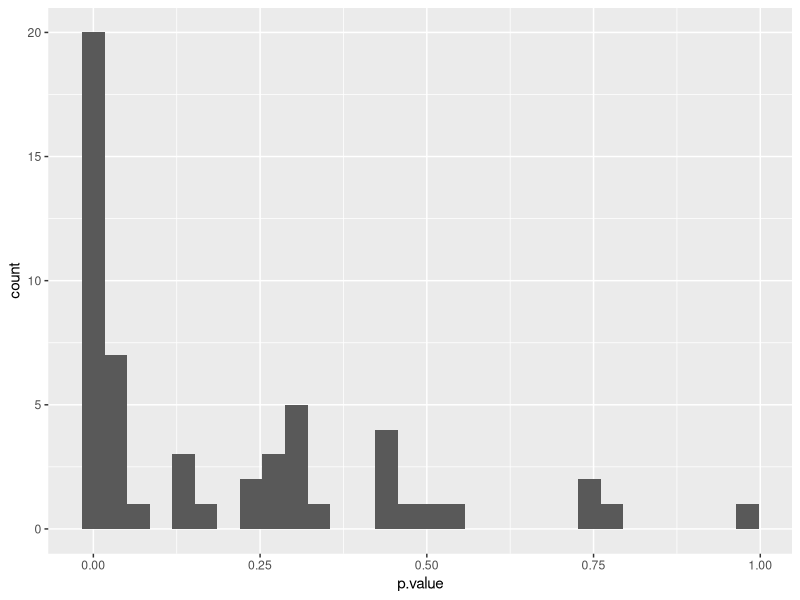
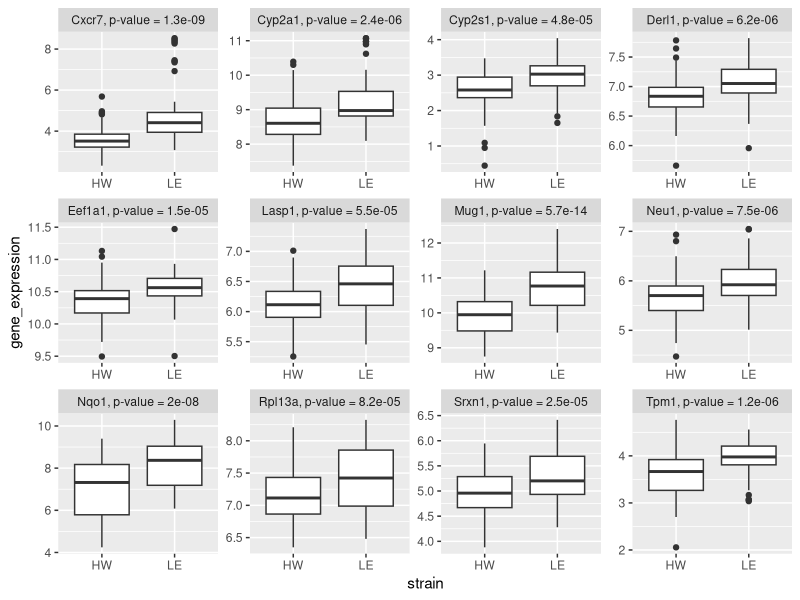
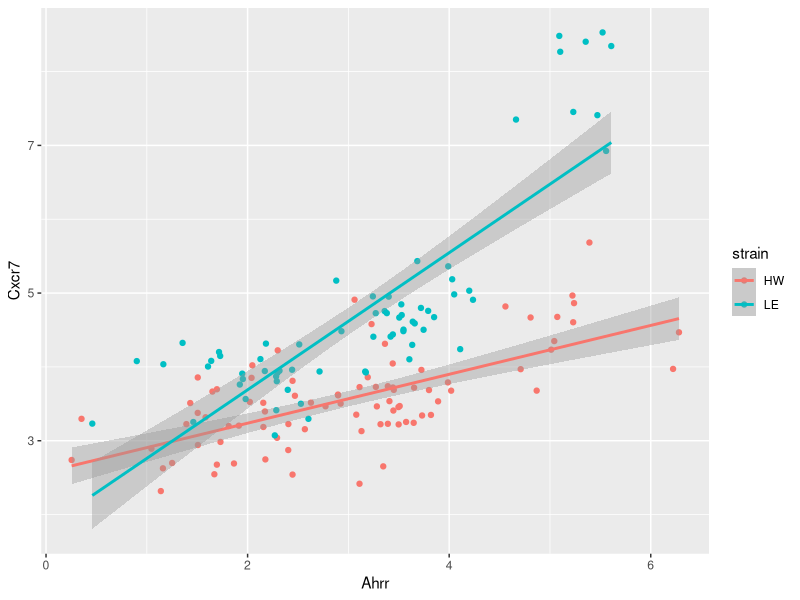
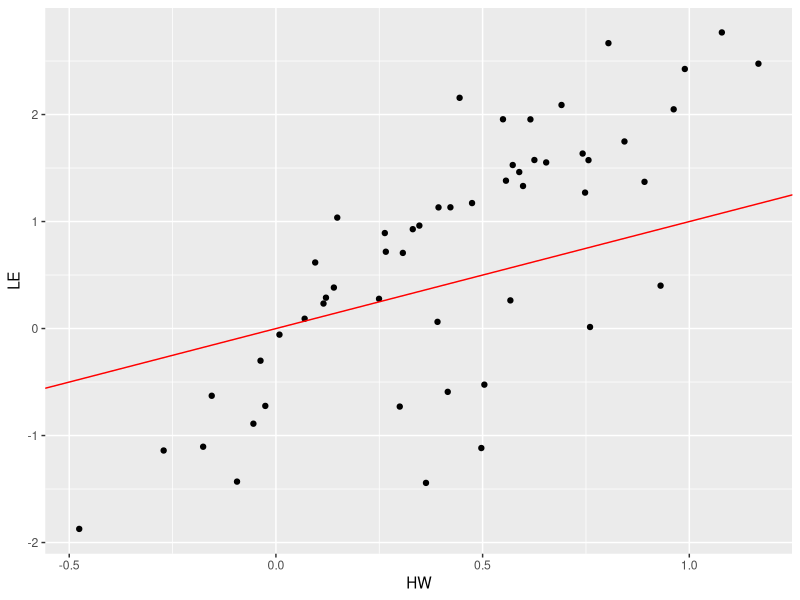
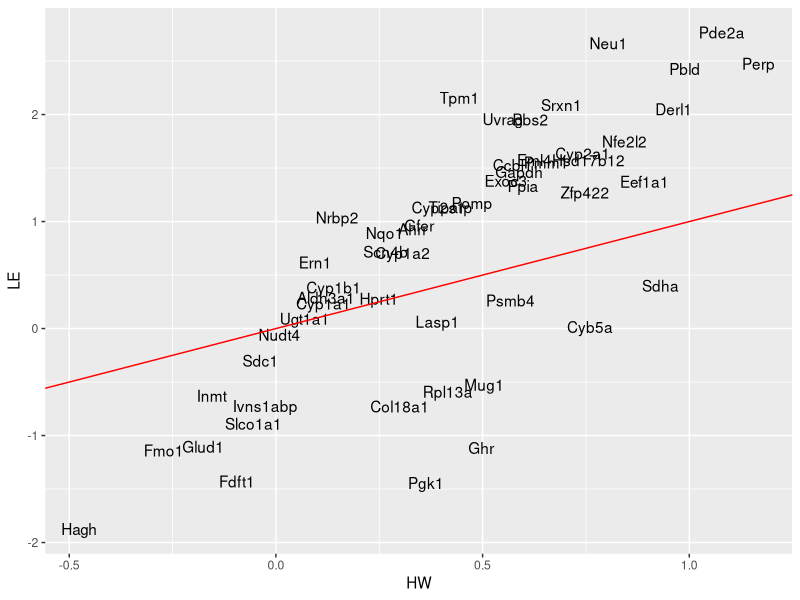

Generate these figures, in order, with R:
## ---- chunk 1
library(tidyverse)
library(skimr)
## ---- chunk 2
session3_data = read_csv(file = "data/session3_data.csv") %>% 
  dplyr::select(-time, -dose)

clean_data = session3_data %>% 
  dplyr::mutate_if(is.numeric, .funs = log)

hw_data = clean_data %>% 
  dplyr::filter(strain == "HW")

le_data = clean_data %>% 
  dplyr::filter(strain == "LE")
## ---- chunk 3
t.test(x = hw_data$Ahrr, 
       y = le_data$Ahrr)

t.test(x = hw_data$Cxcr7, 
       y = le_data$Cxcr7)

t.test(Ahrr ~ strain, data = clean_data)
## ---- chunk 4
gene_long = clean_data %>%
  tidyr::pivot_longer(
    cols = -c("strain", "sample"),
    names_to = "gene_symbols",
    values_to = "gene_expression")


gene_long


gene_nest = gene_long %>% 
  group_by(gene_symbols) %>% 
  tidyr::nest()

gene_nest

gene_nest$data[1:2]

t_test_ge = function(this_data){
  t.test(gene_expression ~ strain, data = this_data)
}


gene_test = gene_nest %>% 
  dplyr::mutate(test = purrr::map(.x = data, 
                                  .f = t_test_ge),
                test_tidy = purrr::map(.x = test,
                                       .f = broom::tidy))



gene_model_long = gene_test %>% 
  tidyr::unnest(test_tidy)


gene_model_long %>% 
  ggplot(aes(x = p.value)) +
  geom_histogram()


gene_model_long %>% 
  dplyr::filter(p.value < 0.0001) %>% 
  tidyr::unnest(data) %>% 
  dplyr::mutate(
    label = paste0(gene_symbols, 
                   ", p-value = ", 
                   signif(p.value, 2))) %>% 
  ggplot(aes(x = strain, 
             y = gene_expression)) +
  geom_boxplot() +
  facet_wrap(~ label, scales = "free")
## ---- chunk 5
clean_data %>% 
  ggplot(aes(x = Ahrr,
             y = Cxcr7,
             colour = strain)) +
  geom_point() +
  geom_smooth(method = "lm")


lm(Cxcr7 ~ Ahrr, data = clean_data)
lm(Cxcr7 ~ Ahrr, data = hw_data)
lm(Cxcr7 ~ Ahrr, data = le_data)

lm_Cxcr7_Ahrr = function(this_data){
  lm(Cxcr7 ~ Ahrr, data = this_data)
}

list_data = list(
  clean_data = clean_data, 
  hw_data = hw_data,
  le_data = le_data)

purrr::map(.x = list_data, 
           .f = lm_Cxcr7_Ahrr)

purrr::map(.x = list_data, 
           .f = lm_Cxcr7_Ahrr) %>% 
  purrr::map(.f = broom::tidy)
## ---- chunk 6
gene_long = clean_data %>%
  tidyr::pivot_longer(
    cols = -c("strain", "Cxcr7", "sample"),
    names_to = "gene_symbols",
    values_to = "gene_expression")

gene_long

gene_nest = gene_long %>% 
  group_by(strain, gene_symbols) %>% 
  tidyr::nest()

gene_nest$data[1:2]

lm_Cxcr7_ge = function(this_data){
  lm(Cxcr7 ~ gene_expression, data = this_data)
}

gene_model = gene_nest %>% 
  dplyr::mutate(lm_obj = purrr::map(.x = data, 
                                    .f = lm_Cxcr7_ge),
                lm_tidy = purrr::map(.x = lm_obj,
                                     .f = broom::tidy))



gene_model_long = gene_model %>% 
  dplyr::select(-data, -lm_obj) %>% 
  tidyr::unnest(lm_tidy) %>% 
  dplyr::select(strain, gene_symbols, term, estimate) %>% 
  dplyr::filter(term == "gene_expression")


gene_model_long


gene_model_wide = gene_model_long %>% 
  dplyr::ungroup() %>% 
  tidyr::pivot_wider(names_from = "strain",
                     values_from = "estimate")


gene_model_wide %>% 
  ggplot(aes(x = HW, y = LE)) +
  geom_point() +
  geom_abline(slope = 1, intercept = 0, colour = "red")

gene_model_wide %>% 
  ggplot(aes(x = HW, y = LE,
             label = gene_symbols)) +
  geom_text() +
  geom_abline(slope = 1, intercept = 0, colour = "red")
## ---- chunk 7
sessionInfo()
